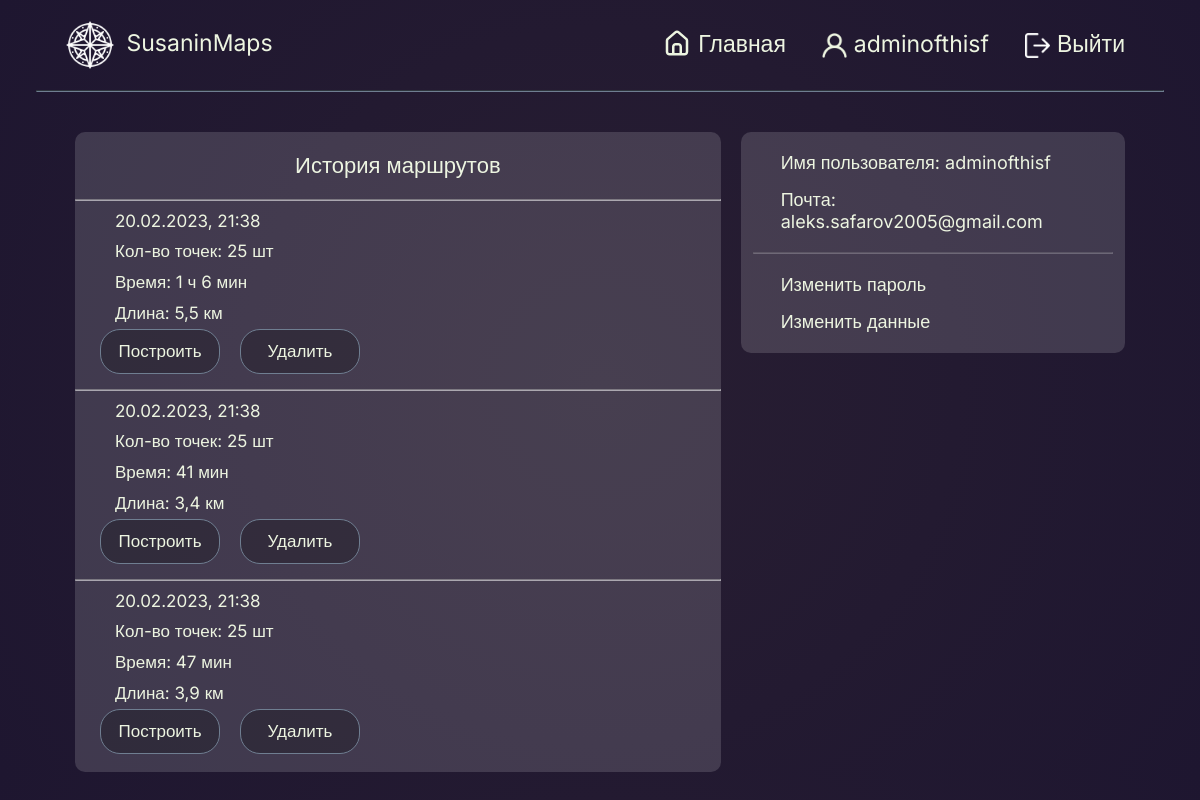
Page /personalArea/ (signed in) on the earlier database version.
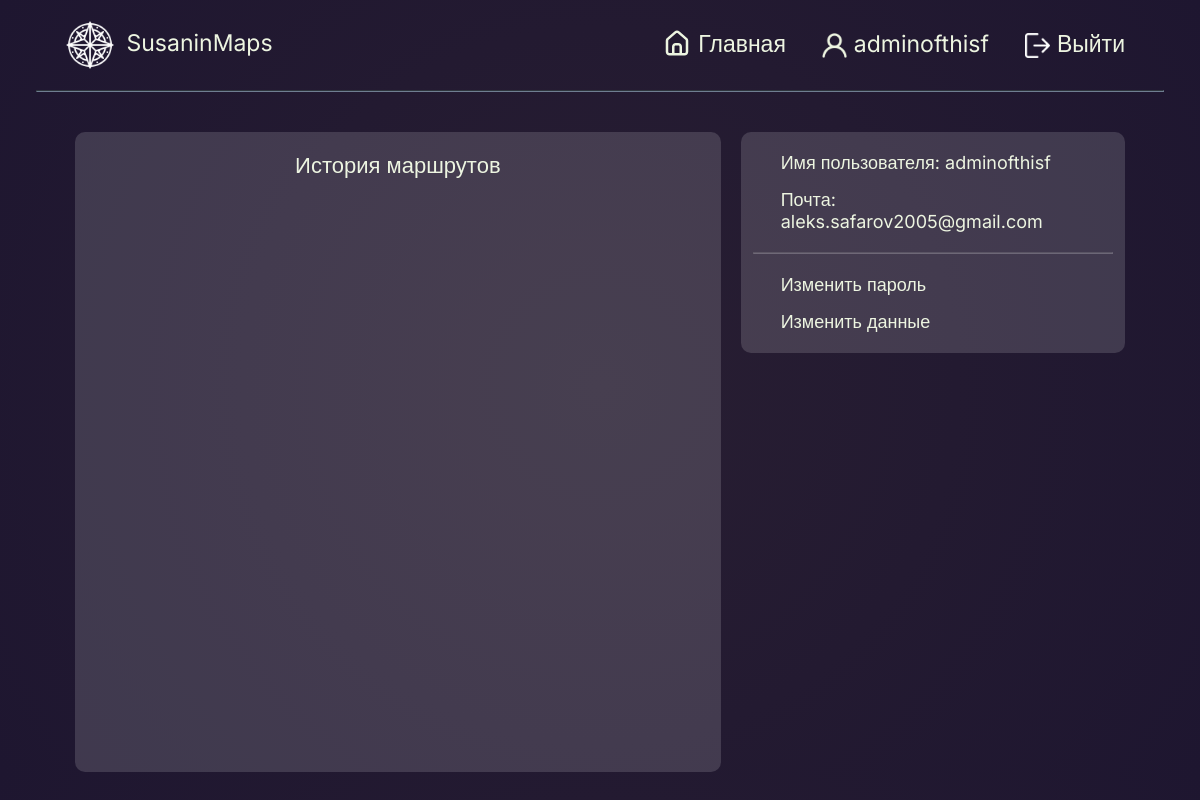
Same page on the later database version.
### maps/models.py (models this page shows, shortened)
class HistoryRoute(models.Model):
    date = models.DateTimeField(default=datetime.datetime.now(tz=timezone.utc) + datetime.timedelta(hours=3))# + datetime.timedelta(hours=3) #если время записывается с разницей в 3 часа
    user = models.ForeignKey(User, on_delete=models.CASCADE, null=True)
    places = models.CharField(max_length=10000, default="")
    distance = models.CharField(max_length=200, default=0)
    time = models.CharField(max_length=200, default=0)
    countPoints = models.IntegerField(default=0)
    def getdatetime(self):
        return str(self.date.day).zfill(2)+'.'+str(self.date.month).zfill(2)+'.'+str(self.date.year)+', '+ str(self.date.hour).zfill(2)+':'+str(self.date.minute).zfill(2)

### authorize/views.py (the view, shortened to what this page needs)
# urls.py: path('personalArea/', PersonalArea.as_view(), name='personalArea')
class PersonalArea(LoginRequiredMixin, TemplateView):
    template_name = 'user/personalArea.html'
    login_url = reverse_lazy('login')
    def get_context_data(self, **kwargs):
        self.extra_context = {
            'history_routes': HistoryRoute.objects.all()
        }
        return super().get_context_data(**kwargs)

### templates/user/personalArea.html (shortened to what this page needs)
{% extends 'maps/base.html' %}
{% load static %}
{% block extraheader %}
<link type="text/css" href="{% static 'maps/css/areaStyle.css' %}" rel="stylesheet">
{% endblock %}
{% block content %}
<div class="navigator-ui">
	<div class="table">
		<div class="name">
			<p>История маршрутов</p>
		</div>
		{% for route in history_routes %}
		{% if user.id == route.user.id %}
		<div class="route" id="route" data-id="{{ route.id }}" data-points-location="{{ route.places }}">
			<hr>
			<div class="row">
				<div class="column">
					<p class="item">{{ route.getdatetime }}</p>
				</div>
				<hr>
				<div class="column">
					<p class="item">Кол-во точек: {{ route.countPoints }} шт</p>
				</div>
				<hr>
				<div class="column">
					<p class="item">Время: {{ route.time }}</p>
				</div>
				<hr>
				<div class="column">
					<p class="item">Длина: {{ route.distance }}</p>
				</div>
				<div class="column-end">
					<button onclick="removeRoute(this, true)">
						<p class="item">Удалить</p>
					</button>
					<button onclick="showRouteFromHistory(this)">
						<p class="item">Построить</p>
					</button>
				</div>
			</div>
		</div>
		{% endif %}
		{% endfor %}
	</div>
	<div class="navigator-menu">
		<div class="menu-inp">
			<div class="menu-block">
				<p>
					Имя пользователя: {{ user.username }}
				</p>
			</div>
			<div class="menu-block">
				<p>
					Почта: {{ user.email }}
				</p>
			</div>
			<hr>
			<div class="menu-block">
				<a href="{% url 'changepassword' %}">Изменить пароль</a>
			</div>
			<div class="menu-block">
				<a href="{% url 'edituserdata' %}">Изменить данные</a>
			</div>
		</div>
	</div>
</div>
{% endblock %}

Differences in the rows shown:
removed HistoryRoute: getdatetime "20.02.2023, 21:38", countPoints "25", time "1 ч 6 мин", distance "5,5 км"
removed HistoryRoute: getdatetime "20.02.2023, 21:38", countPoints "25", time "41 мин", distance "3,4 км"
removed HistoryRoute: getdatetime "20.02.2023, 21:38", countPoints "25", time "47 мин", distance "3,9 км"
